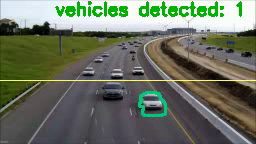
#> input picture frame 11 of Traffic2.mp4, 256 x 144 px, given in place of CARSgoVRUM.mp4, which was not available
$ jupyter execute Counter.ipynb
#> lines starting #> are read from the running program, lines starting #| are printed output that depends on the picture; after the words box and inside, x2 and y2 are one past the last pixel; in counts of white or black regions, pixels touching at a corner belong together; pictures that were not available may be replaced by others from this repository, and a replacement may not be noted
[cell 1]
import cv2
import numpy as np
from time import sleep

width_min=80
heigth_min=80
offset=6
pos_line=550 #Line position
delay= 60 #Frames per second

detect = []
cars= 0

def pega_center(x, y, w, h):
    x1 = int(w / 2)
    y1 = int(h / 2)
    cx = x + x1
    cy = y + y1
    return cx,cy

cap = cv2.VideoCapture(r'C:\Users\Administrator\Documents\Python Adv\Project\CARSgoVRUM.mp4')
subtraction = cv2.createBackgroundSubtractorMOG2()

while True:
    ret , frame1 = cap.read()
#> frame1 is the input picture: shape (144, 256, 3); mean B, G, R 98.6, 114.5, 108
    tempo = float(1/delay)
    sleep(tempo)
    grey = cv2.cvtColor(frame1,cv2.COLOR_BGR2GRAY)
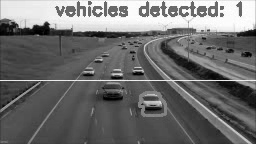
#> grey: shape (144, 256); min 0, max 255, mean 110.7
    blur = cv2.GaussianBlur(grey,(3,3),5)
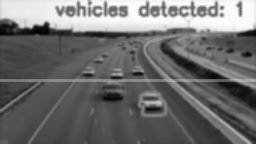
#> blur: shape (144, 256); min 1, max 253, mean 110.8
    img_sub = subtraction.apply(blur)
#> img_sub: shape (144, 256); every value is 127
    dilate = cv2.dilate(img_sub,np.ones((5,5)))
    kernel = cv2.getStructuringElement(cv2.MORPH_ELLIPSE, (5, 5))
    dilation = cv2.morphologyEx (dilate, cv2. MORPH_CLOSE , kernel)
    dilation = cv2.morphologyEx (dilation, cv2. MORPH_CLOSE , kernel)
    contour,h=cv2.findContours(dilation,cv2.RETR_TREE,cv2.CHAIN_APPROX_SIMPLE)
#> contour = [[[0, 0], [0, 143], [255, 143], [255, 0]]]; h = [[-1, -1, -1, -1]]

    cv2.line(frame1, (25, pos_line), (1200, pos_line), (255,127,0), 3)
    for(i,c) in enumerate(contour):
        (x,y,w,h) = cv2.boundingRect(c)
        validate_contour = (w >= width_min) and (h >= heigth_min)
        if not validate_contour:
            continue

        cv2.rectangle(frame1,(x,y),(x+w,y+h),(0,255,0),2)
        center = pega_center(x, y, w, h)
        detect.append(center)
        cv2.circle(frame1, center, 4, (0, 0,255), -1)

        for (x,y) in detect:
            if y<(pos_line+offset) and y>(pos_line-offset):
                cars+=1
                cv2.line(frame1, (25, pos_line), (1200, pos_line), (0,127,255), 3)
                detect.remove((x,y))
                print("car detected : "+str(cars))
#> this loop made 1 pass
#> (c, w, h, validate_contour, x1 in pega_center, y1 in pega_center) on pass 1: ([[0, 0], [0, 143], [255, 143], [255, 0]], 256, 144, True, 128, 72)
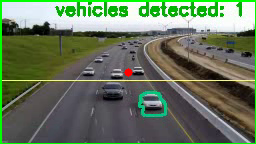
#> frame1: shape (144, 256, 3); 3.36% of pixels changed, all inside (x1, y1, x2, y2) = (0, 0, 256, 144)
#> after the loop, cars = 0; detect = [(128, 72)]

    cv2.putText(frame1, "VEHICLE COUNT : "+str(cars), (450, 70), cv2.FONT_HERSHEY_SIMPLEX, 2, (0, 0, 255),5)
    cv2.imshow("Video" , frame1)
    cv2.imshow("Detect",dilation)

    if cv2.waitKey(1) == 27:
#> (key Esc is pressed here)
        break

cv2.destroyAllWindows()
cap.release()

$ run again, starting later in the video
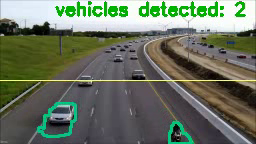
#> input picture frame 51 of Traffic2.mp4, 256 x 144 px, given in place of CARSgoVRUM.mp4, which was not available
#> frame1 is the input picture: shape (144, 256, 3); mean B, G, R 98.6, 115.6, 107.2
#> `blur = cv2.GaussianBlur(grey,(3,3),5)`:
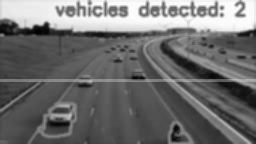
#> blur: shape (144, 256); min 1, max 253, mean 111.2
#> img_sub: shape (144, 256); every value is 127
#> `contour,h=cv2.findContours(dilation,cv2.RETR_TREE,cv2.CHAIN_APPROX_SIM..`: contour = [[[0, 0], [0, 143], [255, 143], [255, 0]]]; h = [[-1, -1, -1, -1]]
#> the loop `for(i,c) in enumerate(contour):` made 1 pass
#> (c, w, h, validate_contour, x1 in pega_center, y1 in pega_center) on pass 1: ([[0, 0], [0, 143], [255, 143], [255, 0]], 256, 144, True, 128, 72)
#> after the loop `for(i,c) in enumerate(contour):`:
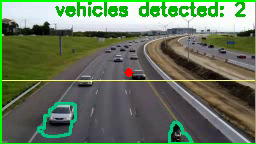
#> frame1: shape (144, 256, 3); 3.36% of pixels changed, all inside (x1, y1, x2, y2) = (0, 0, 256, 144)
#> after the loop `for(i,c) in enumerate(contour):`: cars = 0; detect = [(128, 72)]

$ run again, starting later in the video
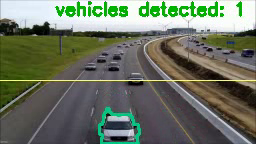
#> input picture frame 92 of Traffic2.mp4, 256 x 144 px, given in place of CARSgoVRUM.mp4, which was not available
#> frame1 is the input picture: shape (144, 256, 3); mean B, G, R 99.7, 115.8, 108.7
#> `blur = cv2.GaussianBlur(grey,(3,3),5)`:
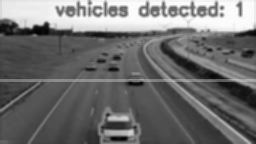
#> blur: shape (144, 256); min 1, max 253, mean 111.9
#> img_sub: shape (144, 256); every value is 127
#> `contour,h=cv2.findContours(dilation,cv2.RETR_TREE,cv2.CHAIN_APPROX_SIM..`: contour = [[[0, 0], [0, 143], [255, 143], [255, 0]]]; h = [[-1, -1, -1, -1]]
#> the loop `for(i,c) in enumerate(contour):` made 1 pass
#> (c, w, h, validate_contour, x1 in pega_center, y1 in pega_center) on pass 1: ([[0, 0], [0, 143], [255, 143], [255, 0]], 256, 144, True, 128, 72)
#> after the loop `for(i,c) in enumerate(contour):`:
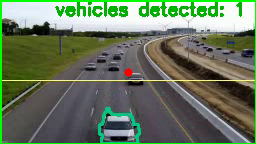
#> frame1: shape (144, 256, 3); 3.36% of pixels changed, all inside (x1, y1, x2, y2) = (0, 0, 256, 144)
#> after the loop `for(i,c) in enumerate(contour):`: cars = 0; detect = [(128, 72)]
